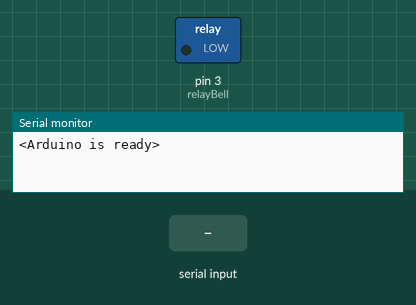
Recording of a sketch running on a simulated Arduino Uno, built with avr-gcc and run on an emulated ATmega328P. Parts: switched loads named in the sketch (green lamp = pin HIGH), the last lines printed to the serial monitor. Dashed ring = blinking. The inputs (shaded band) are chosen by the test bench.

Above: at 1.2 s.
1.3 s: "1" received over the second serial link
2.8 s: "1" received over the second serial link
At 3.17 s:
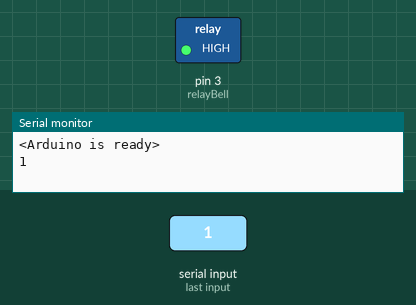
Timing chart, 0 to 5.8 s (numbered marks = the images above; inputs shaded):
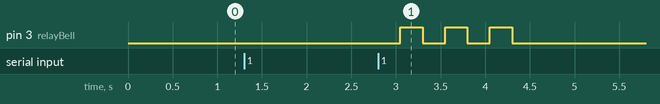

The sketch:

DeskLamp.ino
```cpp
/*
DON'T SCARE ME (reciever)
Doorbell modification and light alert system for workshed.
  by: Questionable Mechanics
  contact: questionable.mechanics@gmail.com
  last rev: 10/2020
  This sketch is in the public domain
  Note: Developed and tested using VSCODE with Arduino plugin:
  https://github.com/microsoft/vscode-arduino
*/

#include <SoftwareSerial.h>
SoftwareSerial BTSerial(10, 11); // RX | TX
const byte numChars = 1024;
char receivedChars[numChars];   // an array to store the received data

boolean newData = false;

const int relayBell = 3;

void setup() {
 pinMode(relayBell, OUTPUT);
 digitalWrite(relayBell, LOW);
 BTSerial.begin(38400);
 Serial.begin(9600);
 Serial.println("<Arduino is ready>");
}

void loop() {
 while (BTSerial.available()) {
    Serial.write(BTSerial.read());
   }
  if (BTSerial.read() == '1') {
    bellFlicker();
  }
  if (BTSerial.read() == '0') {
    digitalWrite(relayBell, LOW);
  }
}

void bellFlicker()
{
    digitalWrite(relayBell, LOW);
    delay(250);
    digitalWrite(relayBell, HIGH);
    delay(250);
    digitalWrite(relayBell, LOW);
    delay(250);
    digitalWrite(relayBell, HIGH);
    delay(250);
    digitalWrite(relayBell, LOW);
    delay(250);
    digitalWrite(relayBell, HIGH);
    delay(250);
    digitalWrite(relayBell, LOW);
    delay(250);
}
```

Measured:
- after the input at 2.8 s, pin 3 (relayBell): alternates HIGH for 0.25 s and LOW for 0.25 s, 6 changes in all, then stays LOW, starting after 0.25 s
